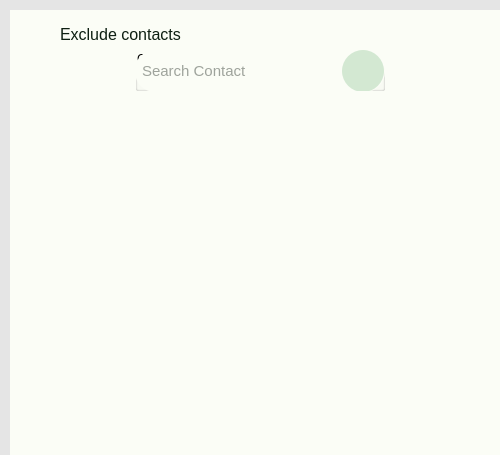
<?xml version="1.0" encoding="UTF-8"?>
<ui version="4.0">
 <class>Widget</class>
 <widget class="QWidget" name="Widget">
  <property name="geometry">
   <rect>
    <x>0</x>
    <y>0</y>
    <width>500</width>
    <height>455</height>
   </rect>
  </property>
  <property name="windowTitle">
   <string>Widget</string>
  </property>
  <property name="styleSheet">
   <string notr="true">background-color: #E5E5E5;</string>
  </property>
  <widget class="QWidget" name="verticalLayoutWidget">
   <property name="geometry">
    <rect>
     <x>10</x>
     <y>10</y>
     <width>601</width>
     <height>451</height>
    </rect>
   </property>
   <layout class="QVBoxLayout" name="verticalLayout">
    <item>
     <widget class="QStackedWidget" name="PrivacyWidgets">
      <property name="enabled">
       <bool>true</bool>
      </property>
      <property name="font">
       <font>
        <pointsize>9</pointsize>
        <kerning>true</kerning>
       </font>
      </property>
      <property name="styleSheet">
       <string notr="true">background-color: #FBFDF6;</string>
      </property>
      <property name="currentIndex">
       <number>5</number>
      </property>
      <widget class="QWidget" name="MainPrivacyWidget">
       <widget class="QWidget" name="verticalLayoutWidget_2">
        <property name="geometry">
         <rect>
          <x>10</x>
          <y>30</y>
          <width>371</width>
          <height>371</height>
         </rect>
        </property>
        <layout class="QVBoxLayout" name="verticalLayout_3">
         <property name="spacing">
          <number>0</number>
         </property>
         <item>
          <widget class="QGroupBox" name="LastSeenAndOnlineBox">
           <property name="styleSheet">
            <string notr="true">background-color: 0;
border: 0px;
</string>
           </property>
           <property name="title">
            <string/>
           </property>
           <widget class="QLabel" name="LastSeenAndOnlineLabel">
            <property name="geometry">
             <rect>
              <x>50</x>
              <y>30</y>
              <width>201</width>
              <height>31</height>
             </rect>
            </property>
            <property name="font">
             <font>
              <pointsize>12</pointsize>
             </font>
            </property>
            <property name="styleSheet">
             <string notr="true">background-color: 0;
color: #0E1F12;</string>
            </property>
            <property name="text">
             <string>Last seen and online</string>
            </property>
           </widget>
           <widget class="QPushButton" name="LastSeenAndOnlineCircle">
            <property name="enabled">
             <bool>false</bool>
            </property>
            <property name="geometry">
             <rect>
              <x>260</x>
              <y>40</y>
              <width>30</width>
              <height>30</height>
             </rect>
            </property>
            <property name="styleSheet">
             <string notr="true">background-color: #AED1AC;
border-radius: 15px;</string>
            </property>
            <property name="text">
             <string/>
            </property>
            <property name="icon">
             <iconset resource="res.qrc">
              <normaloff>:/icons/icons/Arrow.png</normaloff>:/icons/icons/Arrow.png</iconset>
            </property>
            <property name="checkable">
             <bool>false</bool>
            </property>
            <property name="checked">
             <bool>false</bool>
            </property>
           </widget>
           <widget class="QLabel" name="LastSeenAndOnlineChoice">
            <property name="geometry">
             <rect>
              <x>50</x>
              <y>60</y>
              <width>181</width>
              <height>21</height>
             </rect>
            </property>
            <property name="styleSheet">
             <string notr="true">background-color: 0;
color: #424941;</string>
            </property>
            <property name="text">
             <string>Everyone, Everyone</string>
            </property>
           </widget>
           <widget class="QPushButton" name="LastSeenAndOnlineButton">
            <property name="enabled">
             <bool>true</bool>
            </property>
            <property name="geometry">
             <rect>
              <x>20</x>
              <y>20</y>
              <width>301</width>
              <height>71</height>
             </rect>
            </property>
            <property name="styleSheet">
             <string notr="true">QPushButton{
background-color: #FBFDF6;
border-radius: 30px;
}
QPushButton#LastSeenAndOnlineButton:hover{
background-color:rgb(238, 240, 233);
}
QPushButton#LastSeenAndOnlineButton:pressed{
backGround-color: rgb(186, 223, 184);
}</string>
            </property>
            <property name="text">
             <string/>
            </property>
            <property name="checkable">
             <bool>true</bool>
            </property>
            <property name="autoRepeat">
             <bool>false</bool>
            </property>
            <property name="autoExclusive">
             <bool>false</bool>
            </property>
            <property name="autoDefault">
             <bool>false</bool>
            </property>
            <property name="default">
             <bool>false</bool>
            </property>
           </widget>
           <zorder>LastSeenAndOnlineButton</zorder>
           <zorder>LastSeenAndOnlineLabel</zorder>
           <zorder>LastSeenAndOnlineCircle</zorder>
           <zorder>LastSeenAndOnlineChoice</zorder>
          </widget>
         </item>
         <item>
          <widget class="QGroupBox" name="ProfilePhotoBox">
           <property name="styleSheet">
            <string notr="true">background-color: 0px;
border: 0px;</string>
           </property>
           <property name="title">
            <string/>
           </property>
           <widget class="QLabel" name="ProfilePhotoLabel">
            <property name="geometry">
             <rect>
              <x>50</x>
              <y>30</y>
              <width>201</width>
              <height>31</height>
             </rect>
            </property>
            <property name="font">
             <font>
              <pointsize>12</pointsize>
             </font>
            </property>
            <property name="styleSheet">
             <string notr="true">background-color: 0;
color: #0E1F12;</string>
            </property>
            <property name="text">
             <string>Profile Photo</string>
            </property>
           </widget>
           <widget class="QPushButton" name="ProfilePhotoCircle">
            <property name="enabled">
             <bool>false</bool>
            </property>
            <property name="geometry">
             <rect>
              <x>260</x>
              <y>40</y>
              <width>30</width>
              <height>30</height>
             </rect>
            </property>
            <property name="styleSheet">
             <string notr="true">background-color: #AED1AC;
border-radius: 15px;</string>
            </property>
            <property name="text">
             <string/>
            </property>
            <property name="icon">
             <iconset resource="res.qrc">
              <normaloff>:/icons/icons/Arrow.png</normaloff>:/icons/icons/Arrow.png</iconset>
            </property>
            <property name="checkable">
             <bool>true</bool>
            </property>
            <property name="checked">
             <bool>false</bool>
            </property>
           </widget>
           <widget class="QPushButton" name="ProfilePhotoButton">
            <property name="geometry">
             <rect>
              <x>20</x>
              <y>20</y>
              <width>301</width>
              <height>71</height>
             </rect>
            </property>
            <property name="styleSheet">
             <string notr="true">QPushButton{
background-color: #FBFDF6;
border-radius: 30px;
}
QPushButton#ProfilePhotoButton:hover{
background-color:rgb(238, 240, 233);
}
QPushButton#ProfilePhotoButton:pressed{
backGround-color: rgb(186, 223, 184);
}</string>
            </property>
            <property name="text">
             <string/>
            </property>
           </widget>
           <widget class="QLabel" name="ProfilePhotoChoice">
            <property name="geometry">
             <rect>
              <x>50</x>
              <y>60</y>
              <width>171</width>
              <height>21</height>
             </rect>
            </property>
            <property name="styleSheet">
             <string notr="true">background-color: 0;
color: #424941;</string>
            </property>
            <property name="text">
             <string>Everyone</string>
            </property>
           </widget>
           <zorder>ProfilePhotoButton</zorder>
           <zorder>ProfilePhotoLabel</zorder>
           <zorder>ProfilePhotoCircle</zorder>
           <zorder>ProfilePhotoChoice</zorder>
          </widget>
         </item>
         <item>
          <widget class="QGroupBox" name="AboutBox">
           <property name="styleSheet">
            <string notr="true">background-color: 0px;
border: 0px;</string>
           </property>
           <property name="title">
            <string/>
           </property>
           <widget class="QPushButton" name="AboutButton">
            <property name="geometry">
             <rect>
              <x>20</x>
              <y>20</y>
              <width>301</width>
              <height>71</height>
             </rect>
            </property>
            <property name="styleSheet">
             <string notr="true">QPushButton{
background-color: #FBFDF6;
border-radius: 30px;
}
QPushButton#AboutButton:hover{
background-color:rgb(238, 240, 233);
}
QPushButton#AboutButton:pressed{
backGround-color: rgb(186, 223, 184);
}</string>
            </property>
            <property name="text">
             <string/>
            </property>
           </widget>
           <widget class="QLabel" name="AboutChoice">
            <property name="geometry">
             <rect>
              <x>50</x>
              <y>60</y>
              <width>181</width>
              <height>21</height>
             </rect>
            </property>
            <property name="styleSheet">
             <string notr="true">background-color: 0;
color: #424941;</string>
            </property>
            <property name="text">
             <string>Everyone</string>
            </property>
           </widget>
           <widget class="QLabel" name="AboutLabel">
            <property name="geometry">
             <rect>
              <x>50</x>
              <y>30</y>
              <width>201</width>
              <height>31</height>
             </rect>
            </property>
            <property name="font">
             <font>
              <pointsize>12</pointsize>
             </font>
            </property>
            <property name="styleSheet">
             <string notr="true">background-color: 0;
color: #0E1F12;</string>
            </property>
            <property name="text">
             <string>About</string>
            </property>
           </widget>
           <widget class="QPushButton" name="AboutCircle">
            <property name="enabled">
             <bool>false</bool>
            </property>
            <property name="geometry">
             <rect>
              <x>260</x>
              <y>40</y>
              <width>30</width>
              <height>30</height>
             </rect>
            </property>
            <property name="styleSheet">
             <string notr="true">background-color: #AED1AC;
border-radius: 15px;</string>
            </property>
            <property name="text">
             <string/>
            </property>
            <property name="icon">
             <iconset resource="res.qrc">
              <normaloff>:/icons/icons/Arrow.png</normaloff>:/icons/icons/Arrow.png</iconset>
            </property>
            <property name="checkable">
             <bool>true</bool>
            </property>
            <property name="checked">
             <bool>false</bool>
            </property>
           </widget>
          </widget>
         </item>
         <item>
          <widget class="QGroupBox" name="StatusBox">
           <property name="enabled">
            <bool>true</bool>
           </property>
           <property name="styleSheet">
            <string notr="true">background-color: 0px;
border: 0px;</string>
           </property>
           <property name="title">
            <string/>
           </property>
           <widget class="QPushButton" name="StatusButton">
            <property name="geometry">
             <rect>
              <x>20</x>
              <y>20</y>
              <width>300</width>
              <height>70</height>
             </rect>
            </property>
            <property name="styleSheet">
             <string notr="true">QPushButton{
background-color: #FBFDF6;
border-radius: 30px;
}
QPushButton#StatusButton:hover{
background-color:rgb(238, 240, 233);
}
QPushButton#StatusButton:pressed{
backGround-color: rgb(186, 223, 184);
}</string>
            </property>
            <property name="text">
             <string/>
            </property>
           </widget>
           <widget class="QLabel" name="StatusLabel">
            <property name="geometry">
             <rect>
              <x>50</x>
              <y>30</y>
              <width>201</width>
              <height>31</height>
             </rect>
            </property>
            <property name="font">
             <font>
              <pointsize>12</pointsize>
             </font>
            </property>
            <property name="styleSheet">
             <string notr="true">background-color: 0;
color: #0E1F12;</string>
            </property>
            <property name="text">
             <string>Status</string>
            </property>
           </widget>
           <widget class="QLabel" name="StatusChoice">
            <property name="geometry">
             <rect>
              <x>50</x>
              <y>60</y>
              <width>181</width>
              <height>21</height>
             </rect>
            </property>
            <property name="styleSheet">
             <string notr="true">background-color: 0;
color: #424941;</string>
            </property>
            <property name="text">
             <string>My contacts</string>
            </property>
           </widget>
           <widget class="QPushButton" name="StatusCircle">
            <property name="enabled">
             <bool>false</bool>
            </property>
            <property name="geometry">
             <rect>
              <x>260</x>
              <y>40</y>
              <width>30</width>
              <height>30</height>
             </rect>
            </property>
            <property name="styleSheet">
             <string notr="true">background-color: #AED1AC;
border-radius: 15px;</string>
            </property>
            <property name="text">
             <string/>
            </property>
            <property name="icon">
             <iconset resource="res.qrc">
              <normaloff>:/icons/icons/Arrow.png</normaloff>:/icons/icons/Arrow.png</iconset>
            </property>
            <property name="checkable">
             <bool>true</bool>
            </property>
            <property name="checked">
             <bool>false</bool>
            </property>
           </widget>
          </widget>
         </item>
        </layout>
       </widget>
       <widget class="QLabel" name="MainLabel">
        <property name="geometry">
         <rect>
          <x>40</x>
          <y>12</y>
          <width>369</width>
          <height>21</height>
         </rect>
        </property>
        <property name="font">
         <font>
          <pointsize>10</pointsize>
         </font>
        </property>
        <property name="styleSheet">
         <string notr="true">color: #424941;
background-color: 0;</string>
        </property>
        <property name="text">
         <string>Who can see your info</string>
        </property>
       </widget>
      </widget>
      <widget class="QWidget" name="LastSeenAndOnlineWidget">
       <widget class="QPushButton" name="LastSeenAndOnlineBack">
        <property name="geometry">
         <rect>
          <x>5</x>
          <y>5</y>
          <width>24</width>
          <height>24</height>
         </rect>
        </property>
        <property name="styleSheet">
         <string notr="true">QPushButton{
background-color: #FBFDF6;
border-radius: 12px;
}
QPushButton#LastSeenAndOnlineBack:hover{
background-color:rgb(238, 240, 233);
}
QPushButton#LastSeenAndOnlineBack:pressed{
backGround-color: rgb(186, 223, 184);
}</string>
        </property>
        <property name="text">
         <string/>
        </property>
        <property name="icon">
         <iconset resource="res.qrc">
          <normaloff>:/icons/icons/BackArrow.png</normaloff>:/icons/icons/BackArrow.png</iconset>
        </property>
        <property name="iconSize">
         <size>
          <width>27</width>
          <height>27</height>
         </size>
        </property>
       </widget>
       <widget class="QLabel" name="LastSeenAndOnlineWidgetLabel">
        <property name="geometry">
         <rect>
          <x>45</x>
          <y>5</y>
          <width>161</width>
          <height>24</height>
         </rect>
        </property>
        <property name="font">
         <font>
          <pointsize>12</pointsize>
         </font>
        </property>
        <property name="styleSheet">
         <string notr="true">background-color: 0;
color: #0E1F12;</string>
        </property>
        <property name="text">
         <string>Last seen and online</string>
        </property>
       </widget>
       <widget class="QLabel" name="label">
        <property name="geometry">
         <rect>
          <x>9</x>
          <y>44</y>
          <width>171</width>
          <height>16</height>
         </rect>
        </property>
        <property name="font">
         <font>
          <pointsize>10</pointsize>
         </font>
        </property>
        <property name="styleSheet">
         <string notr="true">color: #424941;
background-color: 0;</string>
        </property>
        <property name="text">
         <string>Who can see my last seen</string>
        </property>
       </widget>
       <widget class="QWidget" name="verticalLayoutWidget_3">
        <property name="geometry">
         <rect>
          <x>30</x>
          <y>70</y>
          <width>160</width>
          <height>127</height>
         </rect>
        </property>
        <layout class="QVBoxLayout" name="verticalLayout_2">
         <item>
          <widget class="QRadioButton" name="LastSeenChoiceEveryone">
           <property name="styleSheet">
            <string notr="true">background-color: 0;
color: #0E1F12;</string>
           </property>
           <property name="text">
            <string>Everyone</string>
           </property>
          </widget>
         </item>
         <item>
          <widget class="QRadioButton" name="LastSeenChoiceMyContacts">
           <property name="styleSheet">
            <string notr="true">background-color: 0;
color: #0E1F12;</string>
           </property>
           <property name="text">
            <string>My contacts</string>
           </property>
          </widget>
         </item>
         <item>
          <widget class="QRadioButton" name="LastSeenChoiceMyContactsExept">
           <property name="styleSheet">
            <string notr="true">background-color: 0;
color: #0E1F12;</string>
           </property>
           <property name="text">
            <string>My contacts except</string>
           </property>
          </widget>
         </item>
         <item>
          <widget class="QRadioButton" name="LastSeenChoiceNobody">
           <property name="styleSheet">
            <string notr="true">background-color: 0;
color: #0E1F12;</string>
           </property>
           <property name="text">
            <string>Nobody</string>
           </property>
          </widget>
         </item>
        </layout>
       </widget>
       <widget class="QWidget" name="verticalLayoutWidget_4">
        <property name="geometry">
         <rect>
          <x>30</x>
          <y>220</y>
          <width>160</width>
          <height>61</height>
         </rect>
        </property>
        <layout class="QVBoxLayout" name="verticalLayout_4">
         <item>
          <widget class="QRadioButton" name="OnlineChoiceEveryone">
           <property name="styleSheet">
            <string notr="true">background-color: 0;
color: #0E1F12;</string>
           </property>
           <property name="text">
            <string>Everyone</string>
           </property>
          </widget>
         </item>
         <item>
          <widget class="QRadioButton" name="OnlineChoiceSameAsLastSeen">
           <property name="styleSheet">
            <string notr="true">background-color: 0;
color: #0E1F12;</string>
           </property>
           <property name="text">
            <string>Same as last seen</string>
           </property>
          </widget>
         </item>
        </layout>
       </widget>
       <widget class="QLabel" name="label_2">
        <property name="geometry">
         <rect>
          <x>9</x>
          <y>193</y>
          <width>181</width>
          <height>16</height>
         </rect>
        </property>
        <property name="styleSheet">
         <string notr="true">color: #424941;
background-color: 0;</string>
        </property>
        <property name="text">
         <string>Who can see when I'm online</string>
        </property>
       </widget>
      </widget>
      <widget class="QWidget" name="ProfilePhotoWidget">
       <widget class="QPushButton" name="ProfilePhotoBack">
        <property name="geometry">
         <rect>
          <x>5</x>
          <y>5</y>
          <width>24</width>
          <height>24</height>
         </rect>
        </property>
        <property name="styleSheet">
         <string notr="true">QPushButton{
background-color: #FBFDF6;
border-radius: 12px;
}
QPushButton#ProfilePhotoBack:hover{
background-color:rgb(238, 240, 233);
}
QPushButton#ProfilePhotoBack:pressed{
backGround-color: rgb(186, 223, 184);
}</string>
        </property>
        <property name="text">
         <string/>
        </property>
        <property name="icon">
         <iconset resource="res.qrc">
          <normaloff>:/icons/icons/BackArrow.png</normaloff>:/icons/icons/BackArrow.png</iconset>
        </property>
        <property name="iconSize">
         <size>
          <width>27</width>
          <height>27</height>
         </size>
        </property>
       </widget>
       <widget class="QLabel" name="ProfilePhotoWidgetLabel">
        <property name="geometry">
         <rect>
          <x>45</x>
          <y>5</y>
          <width>161</width>
          <height>24</height>
         </rect>
        </property>
        <property name="font">
         <font>
          <pointsize>12</pointsize>
         </font>
        </property>
        <property name="styleSheet">
         <string notr="true">background-color: 0;
color: #0E1F12;</string>
        </property>
        <property name="text">
         <string>Profile photo</string>
        </property>
       </widget>
       <widget class="QLabel" name="label_3">
        <property name="geometry">
         <rect>
          <x>9</x>
          <y>44</y>
          <width>181</width>
          <height>16</height>
         </rect>
        </property>
        <property name="styleSheet">
         <string notr="true">color: #424941;
background-color: 0;</string>
        </property>
        <property name="text">
         <string>Who can see my profile photo</string>
        </property>
       </widget>
       <widget class="QWidget" name="verticalLayoutWidget_5">
        <property name="geometry">
         <rect>
          <x>20</x>
          <y>70</y>
          <width>160</width>
          <height>127</height>
         </rect>
        </property>
        <layout class="QVBoxLayout" name="verticalLayout_5">
         <item>
          <widget class="QRadioButton" name="ProfilePhotoChoiceEveryone">
           <property name="styleSheet">
            <string notr="true">background-color: 0;
color: #0E1F12;</string>
           </property>
           <property name="text">
            <string>Everyone</string>
           </property>
          </widget>
         </item>
         <item>
          <widget class="QRadioButton" name="ProfilePhotoChoiceMyContacts">
           <property name="styleSheet">
            <string notr="true">background-color: 0;
color: #0E1F12;</string>
           </property>
           <property name="text">
            <string>My contacts</string>
           </property>
          </widget>
         </item>
         <item>
          <widget class="QRadioButton" name="ProfilePhotoChoiceMyContactsExept">
           <property name="styleSheet">
            <string notr="true">background-color: 0;
color: #0E1F12;</string>
           </property>
           <property name="text">
            <string>My contacts exept</string>
           </property>
          </widget>
         </item>
         <item>
          <widget class="QRadioButton" name="ProfilePhotoChoiceNobody">
           <property name="styleSheet">
            <string notr="true">background-color: 0;
color: #0E1F12;</string>
           </property>
           <property name="text">
            <string>Nobody</string>
           </property>
          </widget>
         </item>
        </layout>
       </widget>
      </widget>
      <widget class="QWidget" name="AboutWidget">
       <widget class="QPushButton" name="AboutBack">
        <property name="geometry">
         <rect>
          <x>5</x>
          <y>5</y>
          <width>24</width>
          <height>24</height>
         </rect>
        </property>
        <property name="styleSheet">
         <string notr="true">QPushButton{
background-color: #FBFDF6;
border-radius: 12px;
}
QPushButton#AboutBack:hover{
background-color:rgb(238, 240, 233);
}
QPushButton#AboutBack:pressed{
backGround-color: rgb(186, 223, 184);
}</string>
        </property>
        <property name="text">
         <string/>
        </property>
        <property name="icon">
         <iconset resource="res.qrc">
          <normaloff>:/icons/icons/BackArrow.png</normaloff>:/icons/icons/BackArrow.png</iconset>
        </property>
        <property name="iconSize">
         <size>
          <width>27</width>
          <height>27</height>
         </size>
        </property>
       </widget>
       <widget class="QLabel" name="AboutWidgetLabel">
        <property name="geometry">
         <rect>
          <x>45</x>
          <y>5</y>
          <width>91</width>
          <height>24</height>
         </rect>
        </property>
        <property name="font">
         <font>
          <pointsize>12</pointsize>
         </font>
        </property>
        <property name="styleSheet">
         <string notr="true">background-color: 0;
color: #0E1F12;</string>
        </property>
        <property name="text">
         <string>About</string>
        </property>
       </widget>
       <widget class="QWidget" name="verticalLayoutWidget_6">
        <property name="geometry">
         <rect>
          <x>20</x>
          <y>70</y>
          <width>160</width>
          <height>127</height>
         </rect>
        </property>
        <layout class="QVBoxLayout" name="verticalLayout_6">
         <item>
          <widget class="QRadioButton" name="AboutChoiceEveryone">
           <property name="styleSheet">
            <string notr="true">background-color: 0;
color: #0E1F12;</string>
           </property>
           <property name="text">
            <string>Everyone</string>
           </property>
          </widget>
         </item>
         <item>
          <widget class="QRadioButton" name="AboutChoiceMyContacts">
           <property name="styleSheet">
            <string notr="true">background-color: 0;
color: #0E1F12;</string>
           </property>
           <property name="text">
            <string>My contacts</string>
           </property>
          </widget>
         </item>
         <item>
          <widget class="QRadioButton" name="AboutChoiceMyContactsExept">
           <property name="styleSheet">
            <string notr="true">background-color: 0;
color: #0E1F12;</string>
           </property>
           <property name="text">
            <string>My contacts exept</string>
           </property>
          </widget>
         </item>
         <item>
          <widget class="QRadioButton" name="AboutChoiceNobody">
           <property name="styleSheet">
            <string notr="true">background-color: 0;
color: #0E1F12;</string>
           </property>
           <property name="text">
            <string>Nobody</string>
           </property>
          </widget>
         </item>
        </layout>
       </widget>
       <widget class="QLabel" name="label_4">
        <property name="geometry">
         <rect>
          <x>10</x>
          <y>44</y>
          <width>181</width>
          <height>16</height>
         </rect>
        </property>
        <property name="styleSheet">
         <string notr="true">color: #424941;
background-color: 0;</string>
        </property>
        <property name="text">
         <string>Who can see my profile photo</string>
        </property>
       </widget>
      </widget>
      <widget class="QWidget" name="StatusWidget">
       <widget class="QPushButton" name="StatusBack">
        <property name="geometry">
         <rect>
          <x>5</x>
          <y>5</y>
          <width>24</width>
          <height>24</height>
         </rect>
        </property>
        <property name="styleSheet">
         <string notr="true">QPushButton{
background-color: #FBFDF6;
border-radius: 12px;
}
QPushButton#StatusBack:hover{
background-color:rgb(238, 240, 233);
}
QPushButton#StatusBack:pressed{
backGround-color: rgb(186, 223, 184);
}</string>
        </property>
        <property name="text">
         <string/>
        </property>
        <property name="icon">
         <iconset resource="res.qrc">
          <normaloff>:/icons/icons/BackArrow.png</normaloff>:/icons/icons/BackArrow.png</iconset>
        </property>
        <property name="iconSize">
         <size>
          <width>27</width>
          <height>27</height>
         </size>
        </property>
       </widget>
       <widget class="QLabel" name="StatusWidgetLabel">
        <property name="geometry">
         <rect>
          <x>45</x>
          <y>5</y>
          <width>161</width>
          <height>24</height>
         </rect>
        </property>
        <property name="font">
         <font>
          <pointsize>12</pointsize>
         </font>
        </property>
        <property name="styleSheet">
         <string notr="true">background-color: 0;
color: #0E1F12;</string>
        </property>
        <property name="text">
         <string>Status</string>
        </property>
       </widget>
       <widget class="QLabel" name="label_5">
        <property name="geometry">
         <rect>
          <x>9</x>
          <y>44</y>
          <width>191</width>
          <height>16</height>
         </rect>
        </property>
        <property name="styleSheet">
         <string notr="true">color: #424941;
background-color: 0;</string>
        </property>
        <property name="text">
         <string>Who can see my status updates</string>
        </property>
       </widget>
       <widget class="QWidget" name="verticalLayoutWidget_7">
        <property name="geometry">
         <rect>
          <x>20</x>
          <y>70</y>
          <width>160</width>
          <height>94</height>
         </rect>
        </property>
        <layout class="QVBoxLayout" name="verticalLayout_7">
         <item>
          <widget class="QRadioButton" name="StatusChoiceMyContacts">
           <property name="styleSheet">
            <string notr="true">background-color: 0;
color: #0E1F12;</string>
           </property>
           <property name="text">
            <string>My contacts</string>
           </property>
          </widget>
         </item>
         <item>
          <widget class="QRadioButton" name="StatusChoiceMyContactsExept">
           <property name="styleSheet">
            <string notr="true">background-color: 0;
color: #0E1F12;</string>
           </property>
           <property name="text">
            <string>My contacts exept</string>
           </property>
          </widget>
         </item>
         <item>
          <widget class="QRadioButton" name="StatusChoiceOnlyShareWith">
           <property name="styleSheet">
            <string notr="true">background-color: 0;
color: #0E1F12;</string>
           </property>
           <property name="text">
            <string>Only share with</string>
           </property>
          </widget>
         </item>
        </layout>
       </widget>
      </widget>
      <widget class="QWidget" name="ExcludeContactsWidget">
       <widget class="QPushButton" name="ExcludeContactsBack">
        <property name="geometry">
         <rect>
          <x>10</x>
          <y>10</y>
          <width>24</width>
          <height>24</height>
         </rect>
        </property>
        <property name="styleSheet">
         <string notr="true">QPushButton{
background-color: #FBFDF6;
border-radius: 12px;
}
QPushButton#ExcludeContactsBack:hover{
background-color:rgb(238, 240, 233);
}
QPushButton#ExcludeContactsBack:pressed{
backGround-color: rgb(186, 223, 184);
}</string>
        </property>
        <property name="text">
         <string/>
        </property>
        <property name="icon">
         <iconset resource="res.qrc">
          <normaloff>:/icons/icons/BackArrow.png</normaloff>:/icons/icons/BackArrow.png</iconset>
        </property>
        <property name="iconSize">
         <size>
          <width>27</width>
          <height>27</height>
         </size>
        </property>
       </widget>
       <widget class="QLabel" name="ExcludeContactsWidgetLabel">
        <property name="geometry">
         <rect>
          <x>50</x>
          <y>10</y>
          <width>121</width>
          <height>28</height>
         </rect>
        </property>
        <property name="minimumSize">
         <size>
          <width>0</width>
          <height>0</height>
         </size>
        </property>
        <property name="font">
         <font>
          <pointsize>12</pointsize>
         </font>
        </property>
        <property name="styleSheet">
         <string notr="true">background-color: 0;
color: #0E1F12;</string>
        </property>
        <property name="text">
         <string>Exclude contacts</string>
        </property>
       </widget>
       <widget class="QGroupBox" name="groupBox">
        <property name="geometry">
         <rect>
          <x>125</x>
          <y>40</y>
          <width>250</width>
          <height>41</height>
         </rect>
        </property>
        <property name="title">
         <string>GroupBox</string>
        </property>
        <widget class="QLineEdit" name="lineEdit">
         <property name="geometry">
          <rect>
           <x>0</x>
           <y>0</y>
           <width>250</width>
           <height>42</height>
          </rect>
         </property>
         <property name="font">
          <font>
           <pointsize>11</pointsize>
          </font>
         </property>
         <property name="styleSheet">
          <string notr="true">background-color: &quot;#E1ECE1&quot;;
padding: 10px 5px;
border-radius: 20px;
font-size: 11pt;
color: #424941;</string>
         </property>
         <property name="inputMask">
          <string/>
         </property>
         <property name="text">
          <string/>
         </property>
         <property name="placeholderText">
          <string>Search Contact</string>
         </property>
        </widget>
        <widget class="QPushButton" name="ExcludeContactsBack_2">
         <property name="geometry">
          <rect>
           <x>207</x>
           <y>0</y>
           <width>42</width>
           <height>42</height>
          </rect>
         </property>
         <property name="styleSheet">
          <string notr="true">QPushButton{
background-color: #D3E8D2;
border-radius: 21px;
}
QPushButton#ExcludeContactsBack:hover{
background-color:rgb(238, 240, 233);
}
QPushButton#ExcludeContactsBack:pressed{
backGround-color: rgb(186, 223, 184);
}</string>
         </property>
         <property name="text">
          <string/>
         </property>
         <property name="icon">
          <iconset resource="res.qrc">
           <normaloff>:/icons/icons/search.png</normaloff>:/icons/icons/search.png</iconset>
         </property>
         <property name="iconSize">
          <size>
           <width>20</width>
           <height>20</height>
          </size>
         </property>
        </widget>
       </widget>
       <widget class="QPushButton" name="ExcludeContactsBack_3">
        <property name="geometry">
         <rect>
          <x>420</x>
          <y>10</y>
          <width>41</width>
          <height>41</height>
         </rect>
        </property>
        <property name="styleSheet">
         <string notr="true">QPushButton{
background-color: #FBFDF6;
border-radius: 15px;
}
QPushButton#ExcludeContactsBack_3:hover{
background-color:rgb(238, 240, 233);
}
QPushButton#ExcludeContactsBack_3:pressed{
backGround-color: rgb(186, 223, 184);
}</string>
        </property>
        <property name="text">
         <string/>
        </property>
        <property name="icon">
         <iconset resource="res.qrc">
          <normaloff>:/icons/icons/SelectAll.png</normaloff>:/icons/icons/SelectAll.png</iconset>
        </property>
        <property name="iconSize">
         <size>
          <width>35</width>
          <height>35</height>
         </size>
        </property>
       </widget>
      </widget>
     </widget>
    </item>
   </layout>
  </widget>
 </widget>
 <resources>
  <include location="res.qrc"/>
 </resources>
 <connections/>
</ui>
